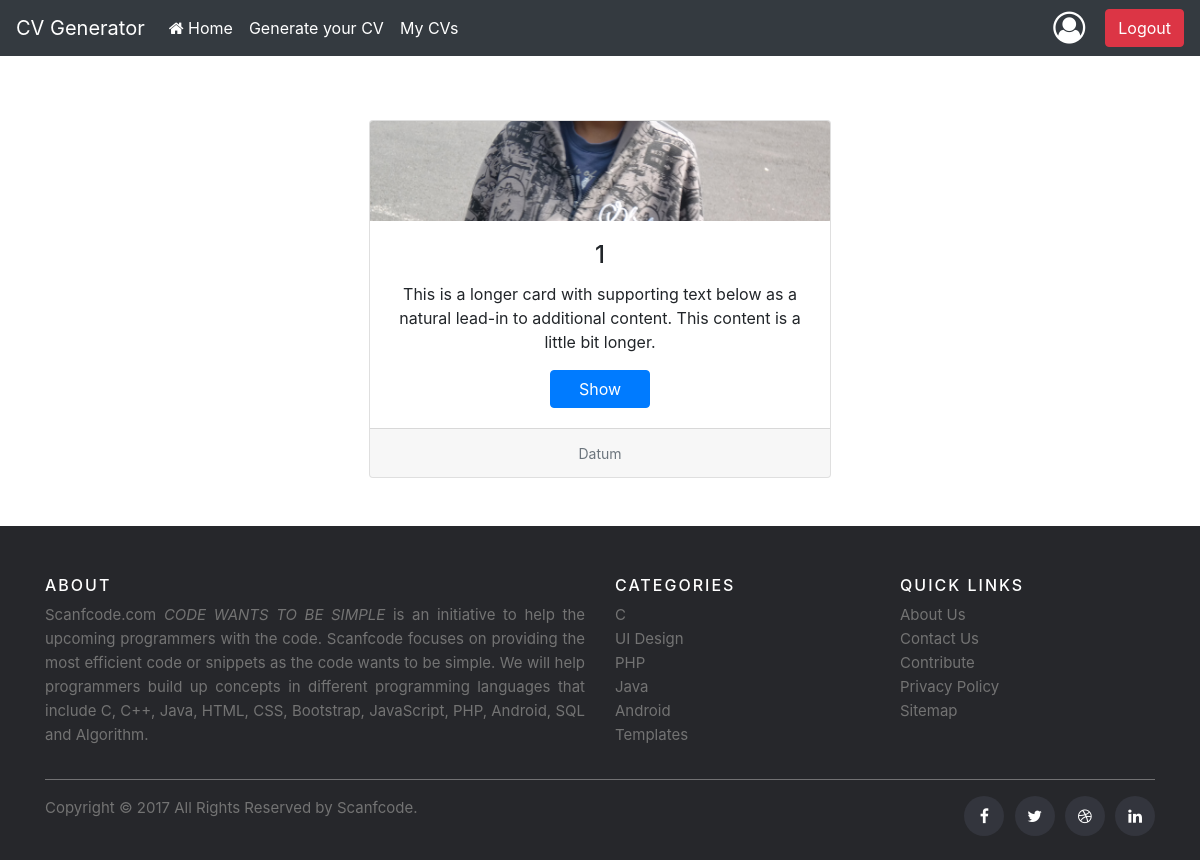
/mycvs/ (signed in), run on an earlier commit of the app's database.
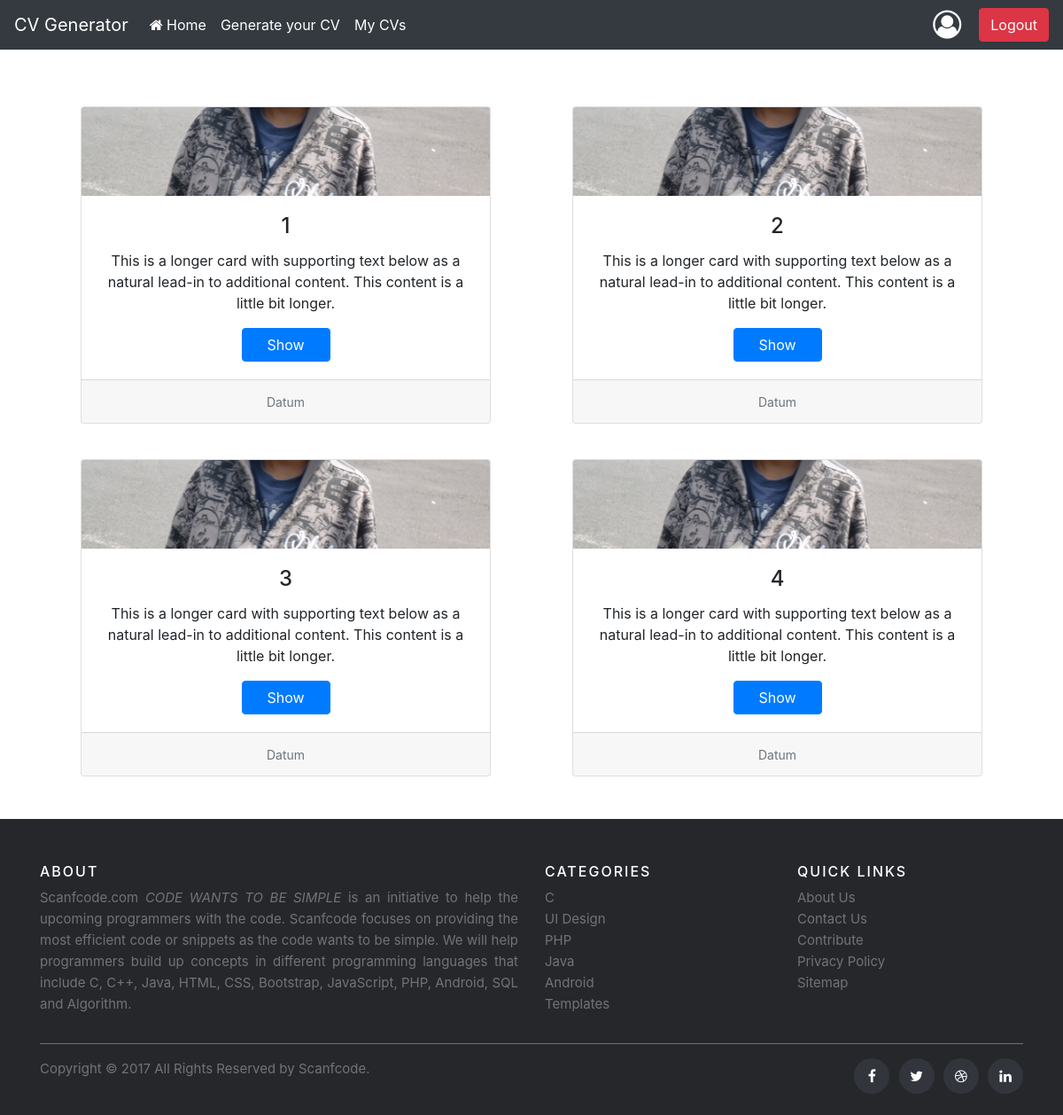
And on a later commit of the database.
### cvsite/models.py (models this page shows, shortened)
class Cv(models.Model):
    template_adresse = models.CharField(max_length=100)
    template_education = models.CharField(max_length=100)
    template_experience = models.CharField(max_length=100)
    template_language = models.CharField(max_length=100)
    template_name = models.CharField(max_length=100)
    template_photo = models.CharField(max_length=100)
    template_skills = models.CharField(max_length=100)
    user = models.ForeignKey(User, default=None, on_delete=models.CASCADE)

class Data(models.Model):
    firstname = models.CharField(max_length=30, blank=False)
    lastname = models.CharField(max_length=30, blank=False)
    date_of_birth = models.DateField(blank=False)  # Wie aendern sie sich?
    place_of_birth = models.CharField(max_length=30, blank=False)
    familystatus = models.CharField(max_length=30, blank=False)
    email = models.EmailField(blank=False)
    tel = models.CharField(blank=False, unique=True, max_length=30)
    adresse = models.CharField(max_length=30, blank=False)
    hobbys = models.CharField(max_length=80, blank=False)  # Wie werden Sie eingegeben # könnte leer sein
    picture = models.ImageField(default='default.png', blank=True)
    user = models.ForeignKey(User, default=None, on_delete=models.CASCADE)

### cvsite/views.py (the view)
# urls.py: path('mycvs/', mycvs, name='mycvs'),
@login_required(login_url="/login")
def mycvs(request):
    try:
        cvs = Cv.objects.filter(user=request.user)
        data = Data.objects.get(user=request.user)
        return render(request, 'mycvs.html', {'page_title': 'My CVs', 'cvs': cvs, 'data': data})
    except Data.DoesNotExist:
        messages.error(request, 'You don\'t have Data.')
        return redirect('user_data')

### templates/mycvs.html (shortened to what this page needs)
{% extends 'base.html' %}
{% block content %}
    {% if cvs %}
        <div class="container">
            <div class="row justify-content-around">
                {% for cv in cvs %}
                    <div class="card col-sm-5 text-center">
                      <img class="card-img-top" style="max-height: 100px; width: 100%; object-fit: cover; object-position: center;"
                           src="{{ data.picture.url }}" alt="Card image cap">
                      <div class="card-body">
                        <h4 class="card-title">{{ forloop.counter }}</h4>
                        <p class="card-text">This is a longer card with supporting text below as a natural lead-in to additional content. This content is a little bit longer.</p>
                        <a href="{% url 'generatecv' cv.id%}" class="btn btn-primary" style="width: 100px">Show</a>
                      </div>
                      <div class="card-footer">
                        <small class="text-muted">Datum</small>
                      </div>
                    </div>
                {% endfor %}
            </div>
        </div>
    {% else %}
        <h2 class="text-center">No CVs yet. <a href="../generate_cv">Generate yours now!</a></h2>
    {% endif %}
{% endblock %}

### templates/base.html (shortened to what this page needs)
{% load bootstrap4 %}
{% load static %}
<!doctype html>
<html lang="en">
<head>
    <link rel="stylesheet" type="text/css" href="{% static 'font-awesome-4.7.0/css/font-awesome.min.css' %}">
    <link rel="stylesheet" href="https://maxcdn.bootstrapcdn.com/bootstrap/4.0.0/css/bootstrap.min.css"
>
    {% bootstrap_css %}
</head>
<body>
<nav class="navbar navbar-expand-lg navbar-dark bg-dark ">
    <a class="navbar-brand" href="{% url 'home_page' %}">CV Generator</a>
    <div class="collapse navbar-collapse" id="navbarSupportedContent">
        <ul class="navbar-nav mr-auto">
            <div class="li_s">
                <li class="nav-item active">
                    <a class="nav-link" href="{% url 'home_page' %}"><i class="fa fa-home "></i> Home <span class="sr-only">(current)</span></a>
                </li>
            </div>
            <li class="nav-item active">
                <a class="nav-link" href="{% url 'generatecv' %}">Generate your CV </a>
            </li>
            <li class="nav-item active">
                <a class="nav-link" href="{% url 'mycvs' %}">My CVs </a>
            </li>
        </ul>
        {% if request.user.is_authenticated %}
            <div class="dropdown show">
                <i class="fa fa-user-circle-o fa-2x" aria-hidden="true" data-toggle="dropdown"
                   id="dropdownMenuLink"></i>
            </div>
        {% endif %}
        {% if request.user.is_authenticated %}
            <form class="logout-link" action="{% url 'logout' %}" method="post">
                <button class="btn btn-danger" type="submit">Logout</button>
            </form>
        {% else %}
            <form class="login-link" action="{% url 'login' %}" method="post">
                {% csrf_token %}
                <button class="btn btn-success" type="submit">Login</button>
            </form>
        {% endif %}
    </div>
</nav>
<div class="main">
    <br>
    <div class="container">
        {% block content %}{% endblock %}
    </div>
</div>
</body>
<footer class="site-footer mt-5">
    <div class="container">
        <div class="row">
            <div class="col-sm-12 col-md-6">
                <h6>About</h6>
                <p class="text-justify">Scanfcode.com <i>CODE WANTS TO BE SIMPLE </i> is an initiative to help the
                    upcoming programmers with the code. Scanfcode focuses on providing the most efficient code or
                    snippets as the code wants to be simple. We will help programmers build up concepts in different
                    programming languages that include C, C++, Java, HTML, CSS, Bootstrap, JavaScript, PHP, Android, SQL
                    and Algorithm.</p>
            </div>
            <div class="col-xs-6 col-md-3">
                <h6>Categories</h6>
                <ul class="footer-links">
                    <li><a href="http://scanfcode.com/category/c-language/">C</a></li>
                    <li><a href="http://scanfcode.com/category/front-end-development/">UI Design</a></li>
                    <li><a href="http://scanfcode.com/category/back-end-development/">PHP</a></li>
                    <li><a href="http://scanfcode.com/category/java-programming-language/">Java</a></li>
                    <li><a href="http://scanfcode.com/category/android/">Android</a></li>
                    <li><a href="http://scanfcode.com/category/templates/">Templates</a></li>
                </ul>
            </div>
            <div class="col-xs-6 col-md-3">
                <h6>Quick Links</h6>
                <ul class="footer-links">
                    <li><a href="http://scanfcode.com/about/">About Us</a></li>
                    <li><a href="http://scanfcode.com/contact/">Contact Us</a></li>
                    <li><a href="http://scanfcode.com/contribute-at-scanfcode/">Contribute</a></li>
                    <li><a href="http://scanfcode.com/privacy-policy/">Privacy Policy</a></li>
                    <li><a href="http://scanfcode.com/sitemap/">Sitemap</a></li>
                </ul>
            </div>
        </div>
        <hr>
    </div>
    <div class="container">
        <div class="row">
            <div class="col-md-8 col-sm-6 col-xs-12">
                <p class="copyright-text">Copyright &copy; 2017 All Rights Reserved by
                    <a href="#">Scanfcode</a>.
                </p>
            </div>
            <div class="col-md-4 col-sm-6 col-xs-12">
                <ul class="social-icons">
                    <li><a class="facebook" href="#"><i class="fa fa-facebook"></i></a></li>
                    <li><a class="twitter" href="#"><i class="fa fa-twitter"></i></a></li>
                    <li><a class="dribbble" href="#"><i class="fa fa-dribbble"></i></a></li>
                    <li><a class="linkedin" href="#"><i class="fa fa-linkedin"></i></a></li>
                </ul>
            </div>
        </div>
    </div>
</footer>
</html>

### templates/base.html (style rules this page uses)
.fa { color: white !important; }
.fa-user-circle-o { margin-right: 20px !important; }
.site-footer { background-color: #26272b; padding: 45px 0 20px; font-size: 15px; line-height: 24px; color: #737373; }
.site-footer hr { border-top-color: #bbb; opacity: 0.5 }
.site-footer h6 { color: #fff; font-size: 16px; text-transform: uppercase; margin-top: 5px; letter-spacing: 2px }
.site-footer a { color: #737373; }
.footer-links { padding-left: 0; list-style: none }
.footer-links li { display: block }
.footer-links a { color: #737373 }
.site-footer .social-icons { text-align: right }
.site-footer .social-icons a { width: 40px; height: 40px; line-height: 40px; margin-left: 6px; margin-right: 0; border-radius: 100%; background-color: #33353d }
.copyright-text { margin: 0 }
.social-icons { padding-left: 0; margin-bottom: 0; list-style: none }
.social-icons li { display: inline-block; margin-bottom: 4px }
.social-icons a { background-color: #eceeef; color: #818a91; font-size: 16px; display: inline-block; line-height: 44px; width: 44px; height: 44px; text-align: center; margin-right: 8px; border-radius: 100%; -webkit-transition: all .2s linear; -o-transition: all .2s linear; transition: all .2s linear }

### templates/mycvs.html (style rules this page uses)
.card { transition: transform 0.4s; margin-top:40px; padding: 0; }

What changed in the data, as far as the page shows it:
added Cv: picture (picture)
added Cv: picture (picture)
added Cv: picture (picture)
